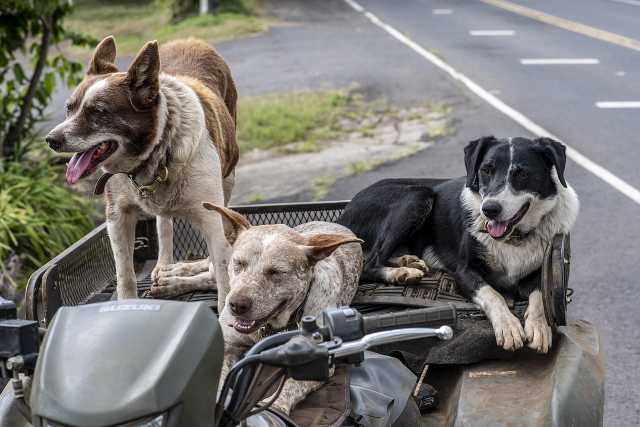
#> input picture sample_images/sample_dog.jpg, 1280 x 854 px (shown at 1/2 size)
$ python 01_quality_check.py   (older library calls are emulated)
#> lines starting #> are read from the running program, lines starting #| are printed output that depends on the picture; after the words box and inside, x2 and y2 are one past the last pixel; in counts of white or black regions, pixels touching at a corner belong together
#> in load_bgr, image is the input picture: shape (854, 1280, 3); mean B, G, R 115.3, 119.9, 122.2
#|   original size: 1280x854
### _common.py
"""Shared plumbing for the numbered showcase scripts.

This module holds only display/IO boilerplate (paths, JSON/image save-load,
drawing) so each numbered script can stay focused on its one pipeline stage's
actual algorithm. No CV/ML logic lives here — that would defeat the point of
a showcase meant to demonstrate the real logic, script by script. Nothing in
this file, or in any numbered script, imports from `backend/`.
"""

from __future__ import annotations

import json
from dataclasses import dataclass
from pathlib import Path
from typing import Any

import cv2
import numpy as np

SHOWCASE_ROOT = Path(__file__).resolve().parent
WEIGHTS_DIR = SHOWCASE_ROOT / "weights"
SAMPLE_IMAGE = SHOWCASE_ROOT / "sample_images" / "sample_dog.jpg"
OUTPUTS_DIR = SHOWCASE_ROOT / "outputs"

# Same convention the real pipeline uses: every stage after ingestion works on
# a fixed-resolution "analysis copy", not the original upload, so pixel
# coordinates saved by one script mean the same thing when the next script
# loads them back. See app/imaging/metrics.py's own analysis-copy comment.
ANALYSIS_LONG_EDGE = 1024


def analysis_copy_path() -> Path:
    return OUTPUTS_DIR / "analysis_copy.jpg"


def ensure_outputs_dir() -> None:
    OUTPUTS_DIR.mkdir(parents=True, exist_ok=True)


def resize_to_analysis_copy(image_bgr: np.ndarray, long_edge: int = ANALYSIS_LONG_EDGE) -> np.ndarray:
#> called with long_edge = 1024
    h, w = image_bgr.shape[:2]
    scale = long_edge / max(h, w)
    if scale >= 1.0:
        return image_bgr.copy()
    new_w, new_h = max(1, round(w * scale)), max(1, round(h * scale))
    return cv2.resize(image_bgr, (new_w, new_h), interpolation=cv2.INTER_AREA)
#|   analysis copy: 1024x683 -> analysis_copy.jpg


def load_bgr(path: Path) -> np.ndarray:
    image = cv2.imread(str(path))
    if image is None:
        raise FileNotFoundError(f"Could not read image: {path}")
    return image


def load_rgb(path: Path) -> np.ndarray:
    return cv2.cvtColor(load_bgr(path), cv2.COLOR_BGR2RGB)


def save_image(path: Path, image_bgr: np.ndarray) -> None:
    ensure_outputs_dir()
    path.parent.mkdir(parents=True, exist_ok=True)
    ok = cv2.imwrite(str(path), image_bgr)
    if not ok:
        raise OSError(f"Failed to write image: {path}")


def save_json(path: Path, payload: dict[str, Any]) -> None:
    ensure_outputs_dir()
    path.parent.mkdir(parents=True, exist_ok=True)
    with open(path, "w", encoding="utf-8") as f:
        json.dump(payload, f, indent=2, sort_keys=False)


def load_json(path: Path) -> dict[str, Any]:
    with open(path, encoding="utf-8") as f:
        return json.load(f)


# [8 lines left out: function require_previous_output, not called in this run]


@dataclass(frozen=True)
class Box:
    """Pixel-space box, x2/y2 exclusive — mirrors app/cv/geometry.py's Box."""

    x1: float
    y1: float
    x2: float
    y2: float

    @property
    def width(self) -> float:
        return self.x2 - self.x1

    @property
    def height(self) -> float:
        return self.y2 - self.y1

    @property
    def area(self) -> float:
        return max(0.0, self.width) * max(0.0, self.height)

    # [7 lines left out: function clipped, not called in this run]

    def to_xywh(self) -> tuple[float, float, float, float]:
        return (self.x1, self.y1, self.width, self.height)

    def to_dict(self) -> dict[str, float]:
        return {"x1": self.x1, "y1": self.y1, "x2": self.x2, "y2": self.y2}

    @staticmethod
    def from_dict(d: dict[str, float]) -> Box:
        return Box(d["x1"], d["y1"], d["x2"], d["y2"])


# [41 lines left out: functions draw_box, draw_mask_overlay, draw_keypoints, not called in this run]


def put_lines(image_bgr: np.ndarray, lines: list[str], origin: tuple[int, int] = (10, 24)) -> np.ndarray:
    out = image_bgr.copy()
    x, y = origin
    for i, line in enumerate(lines):
        yy = y + i * 22
        cv2.putText(out, line, (x, yy), cv2.FONT_HERSHEY_SIMPLEX, 0.55, (0, 0, 0), 3, cv2.LINE_AA)
        cv2.putText(out, line, (x, yy), cv2.FONT_HERSHEY_SIMPLEX, 0.55, (255, 255, 255), 1, cv2.LINE_AA)
    return out

### _quality.py
"""Frame/subject quality metrics — shared by 01_quality_check.py and
04_subject_quality_recheck.py, because in the real pipeline they are
genuinely the same module (app/imaging/metrics.py + thresholds.py) called
twice on two different crops, not two different implementations. Splitting
it in two here would mean maintaining the same thresholds twice and risking
them drifting apart — exactly the kind of duplication CLAUDE.md's own
conventions warn against.

Every threshold below was calibrated (2026-08-28) against a labelled fixture
set in the real project, not guessed — see backend/scripts/calibrate_thresholds.py.

The one metric that decides BLURRY is `edge_sharpness`: the 99th-percentile
Sobel gradient magnitude, contrast-normalised. Not Laplacian variance, and
not mean gradient energy (Tenengrad) — both of those measure *texture
density*, so they call a sharp photo of a smooth-coated dog on a plain wall
"out of focus". Laplacian variance and Tenengrad are still computed below,
but only as diagnostics; they do not feed the verdict.
"""

from __future__ import annotations

import math
from dataclasses import dataclass, field

import cv2
import numpy as np

# --- calibrated thresholds (measured, not guessed) --------------------------

SHORT_EDGE_REJECT, SHORT_EDGE_DEGRADE = 160, 400

SHARPNESS_REJECT, SHARPNESS_DEGRADE, SHARPNESS_HARD_FLOOR = 3.9, 5.7, 2.0

LUM_DARK_REJECT, LUM_DARK_DEGRADE, LUM_DARK_HARD_FLOOR = 22.0, 55.0, 12.0
LUM_BRIGHT_REJECT, LUM_BRIGHT_DEGRADE, LUM_BRIGHT_HARD_FLOOR = 236.0, 205.0, 246.0

SHADOW_CLIP_REJECT, SHADOW_CLIP_DEGRADE, SHADOW_CLIP_HARD_FLOOR = 0.60, 0.28, 0.80
HIGHLIGHT_CLIP_REJECT, HIGHLIGHT_CLIP_DEGRADE, HIGHLIGHT_CLIP_HARD_FLOOR = 0.50, 0.22, 0.70

CONTRAST_REJECT, CONTRAST_DEGRADE, CONTRAST_HARD_FLOOR = 5.0, 22.0, 3.0

NOISE_DEGRADE = 11.0  # never rejects on its own

COLOUR_CAST_DEGRADE = 24.0  # never rejects; also needs SATURATION_GREYSCALE
SATURATION_GREYSCALE = 12.0

# Priority order for which reason(s) to surface, worst-first; at most 2 shown.
REASON_PRIORITY = [
    "TOO_SMALL",
    "UNDEREXPOSED",
    "OVEREXPOSED",
    "LOW_CONTRAST",
    "BLURRY",
    "NOISY",
    "COLOUR_CAST",
]


@dataclass
class QualityMeasurement:
    width: int
    height: int
    short_edge: int
    edge_sharpness: float
    blur_laplacian_normalised: float
    tenengrad_normalised: float
    mean_luminance: float
    shadow_clipping: float
    highlight_clipping: float
    contrast: float
    noise_sigma: float
    colour_cast: float
    saturation: float


@dataclass
class QualityVerdict:
    usable: bool
    degraded: bool
    provisional: bool
    reject_reasons: list[str] = field(default_factory=list)
    degrade_reasons: list[str] = field(default_factory=list)
    reported_reasons: list[str] = field(default_factory=list)


def measure(image_bgr: np.ndarray) -> QualityMeasurement:
    h, w = image_bgr.shape[:2]
    grey = cv2.cvtColor(image_bgr, cv2.COLOR_BGR2GRAY).astype(np.float64)
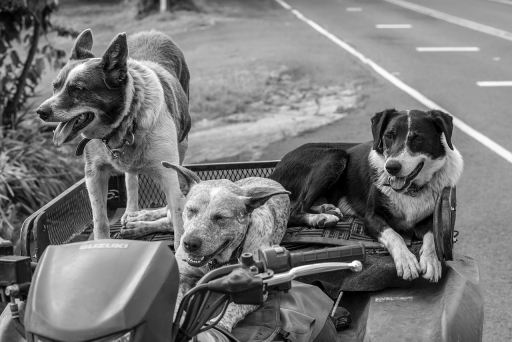
#> grey: shape (683, 1024) float64 (shown at 1/2 size); min 0, max 255, mean 120

    gx = cv2.Sobel(grey, cv2.CV_64F, 1, 0, ksize=3)
    gy = cv2.Sobel(grey, cv2.CV_64F, 0, 1, ksize=3)
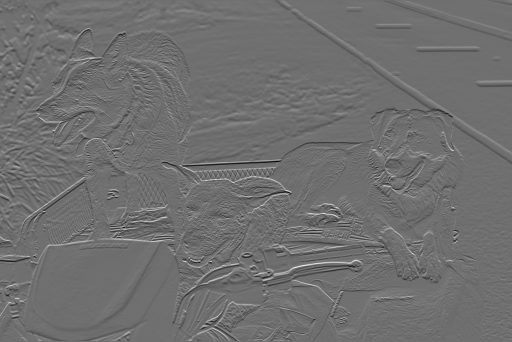
#> gy: shape (683, 1024) float64 (shown at 1/2 size); min -616, max 790, mean -0.2; drawn with min black and max white
    magnitude = np.sqrt(gx**2 + gy**2)
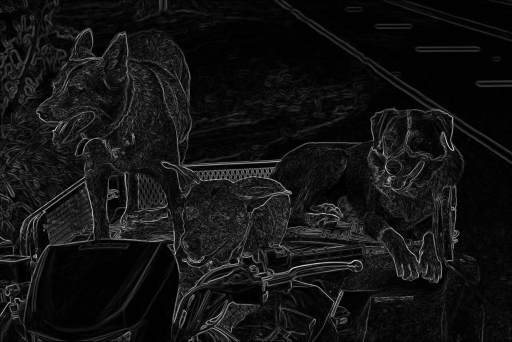
#> magnitude: shape (683, 1024) float64 (shown at 1/2 size); min 0, max 817.4, mean 61.8; drawn with min black and max white
    contrast = float(grey.std())
#> contrast = 56.16
    edge_sharpness = float(np.percentile(magnitude, 99)) / max(contrast, 3.0)
#> edge_sharpness = 6.89

    laplacian_var = float(cv2.Laplacian(grey, cv2.CV_64F).var())
#> laplacian_var = 686
    tenengrad = float(np.mean(gx**2 + gy**2))
#> tenengrad = 9890.8
    norm = max(contrast, 3.0) ** 2
#> norm = 3153.9
    blur_laplacian_normalised = laplacian_var / norm
#> blur_laplacian_normalised = 0.217
    tenengrad_normalised = tenengrad / norm
#> tenengrad_normalised = 3.14

    mean_luminance = float(grey.mean())
#> mean_luminance = 120
    shadow_clipping = float(np.mean(grey <= 8))
#> shadow_clipping = 0.0116
    highlight_clipping = float(np.mean(grey >= 247))
#> highlight_clipping = 0.00279

    # Immerkaer's fast noise estimator.
    kernel = np.array([[1, -2, 1], [-2, 4, -2], [1, -2, 1]], dtype=np.float64)
    response = cv2.filter2D(grey, -1, kernel)
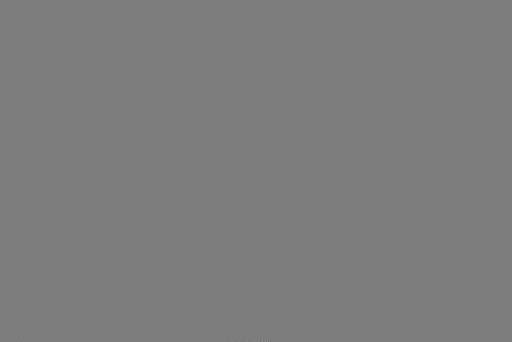
#> response: shape (683, 1024) float64 (shown at 1/2 size); min -435, max 456, mean 0; drawn with min black and max white
    noise_sigma = float(
        np.sum(np.abs(response)) * math.sqrt(0.5 * math.pi) / (6 * max(1, w - 2) * max(1, h - 2))
    )
#> noise_sigma = 2.37

    lab = cv2.cvtColor(image_bgr, cv2.COLOR_BGR2LAB).astype(np.float64)
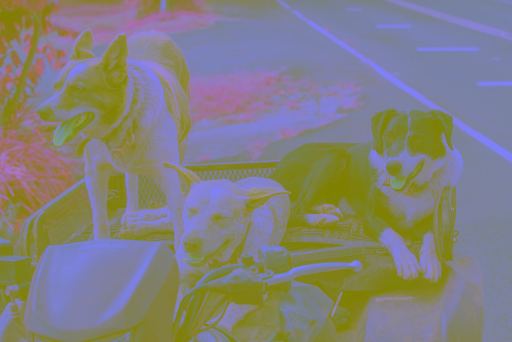
#> lab: shape (683, 1024, 3) float64 (shown at 1/2 size); mean B, G, R 126.3, 128.3, 130.9
    mean_a = float(lab[:, :, 1].mean()) - 128.0
#> mean_a = 0.301
    mean_b = float(lab[:, :, 2].mean()) - 128.0
#> mean_b = 2.9
    colour_cast = math.hypot(mean_a, mean_b)
#> colour_cast = 2.92
    hsv = cv2.cvtColor(image_bgr, cv2.COLOR_BGR2HSV)
#> hsv: shape (683, 1024, 3); mean H, S, V 65.5, 39.4, 127.2
    saturation = float(hsv[:, :, 1].mean())
#> saturation = 39.43

    return QualityMeasurement(
        width=w,
        height=h,
        short_edge=min(w, h),
        edge_sharpness=edge_sharpness,
        blur_laplacian_normalised=blur_laplacian_normalised,
        tenengrad_normalised=tenengrad_normalised,
        mean_luminance=mean_luminance,
        shadow_clipping=shadow_clipping,
        highlight_clipping=highlight_clipping,
        contrast=contrast,
        noise_sigma=noise_sigma,
        colour_cast=colour_cast,
        saturation=saturation,
    )


# [12 lines left out: function _hard_floor_breached, not called in this run]


def assess(m: QualityMeasurement, *, exclude_reasons: tuple[str, ...] = ()) -> QualityVerdict:
    """`exclude_reasons` lets 04_subject_quality_recheck.py drop TOO_SMALL,
    which means something different on an already-cropped subject than on
    a full frame — see that script for why."""
    rejects: list[str] = []
    degrades: list[str] = []

    if m.short_edge < SHORT_EDGE_REJECT:
        rejects.append("TOO_SMALL")
    elif m.short_edge < SHORT_EDGE_DEGRADE:
        degrades.append("TOO_SMALL")

    if m.edge_sharpness < SHARPNESS_REJECT:
        rejects.append("BLURRY")
    elif m.edge_sharpness < SHARPNESS_DEGRADE:
        degrades.append("BLURRY")

    if m.mean_luminance < LUM_DARK_REJECT or m.shadow_clipping > SHADOW_CLIP_REJECT:
        rejects.append("UNDEREXPOSED")
    elif m.mean_luminance < LUM_DARK_DEGRADE or m.shadow_clipping > SHADOW_CLIP_DEGRADE:
        degrades.append("UNDEREXPOSED")
    elif m.mean_luminance > LUM_BRIGHT_REJECT or m.highlight_clipping > HIGHLIGHT_CLIP_REJECT:
        rejects.append("OVEREXPOSED")
    elif m.mean_luminance > LUM_BRIGHT_DEGRADE or m.highlight_clipping > HIGHLIGHT_CLIP_DEGRADE:
        degrades.append("OVEREXPOSED")

    if m.contrast < CONTRAST_REJECT:
        rejects.append("LOW_CONTRAST")
    elif m.contrast < CONTRAST_DEGRADE:
        degrades.append("LOW_CONTRAST")

    if m.noise_sigma > NOISE_DEGRADE:
        degrades.append("NOISY")

    if m.colour_cast > COLOUR_CAST_DEGRADE and m.saturation > SATURATION_GREYSCALE:
        degrades.append("COLOUR_CAST")

    rejects = [r for r in rejects if r not in exclude_reasons]
    degrades = [r for r in degrades if r not in exclude_reasons]

    usable = not rejects
    degraded = bool(degrades) and usable
    provisional = bool(rejects) and not any(_hard_floor_breached(r, m) for r in rejects)

    all_reasons = rejects + degrades
    reported = [r for r in REASON_PRIORITY if r in all_reasons][:2]

    return QualityVerdict(
        usable=usable,
        degraded=degraded,
        provisional=provisional,
        reject_reasons=rejects,
        degrade_reasons=degrades,
        reported_reasons=reported,
    )

### 01_quality_check.py
"""Stage 1 of 12 — frame-level quality gate.

Before anything else runs, the real pipeline asks a cheap question first:
is this photo even readable? Blur, exposure, contrast, noise and colour
cast are all measured here on a resized "analysis copy" of the upload, and
a photo that fails badly enough is rejected before a single GPU model is
spent on it.

This script also produces `outputs/analysis_copy.jpg` — the resized frame
every later stage in this showcase works from, exactly like the real
pipeline never re-reads the original upload after ingestion.

Run: python 01_quality_check.py
"""

from __future__ import annotations

import _quality
from _common import (
    OUTPUTS_DIR,
    SAMPLE_IMAGE,
    analysis_copy_path,
    load_bgr,
    put_lines,
    resize_to_analysis_copy,
    save_image,
    save_json,
)


def main() -> None:
    print(f"Loading {SAMPLE_IMAGE.relative_to(SAMPLE_IMAGE.parents[1])}")
    original = load_bgr(SAMPLE_IMAGE)
    print(f"  original size: {original.shape[1]}x{original.shape[0]}")

    analysis = resize_to_analysis_copy(original)
    save_image(analysis_copy_path(), analysis)
    print(f"  analysis copy: {analysis.shape[1]}x{analysis.shape[0]} -> {analysis_copy_path().name}")

    m = _quality.measure(analysis)
    verdict = _quality.assess(m)

    print("\nMeasurements:")
    print(f"  edge_sharpness       = {m.edge_sharpness:.3f}  (decides BLURRY - 99th-pct Sobel gradient / contrast)")
#|   edge_sharpness       = 6.887  (decides BLURRY - 99th-pct Sobel gradient / contrast)
    print(f"  blur_laplacian (norm)= {m.blur_laplacian_normalised:.3f}  (diagnostic only, not used for the verdict)")
#|   blur_laplacian (norm)= 0.217  (diagnostic only, not used for the verdict)
    print(f"  tenengrad (norm)     = {m.tenengrad_normalised:.3f}  (diagnostic only, not used for the verdict)")
#|   tenengrad (norm)     = 3.136  (diagnostic only, not used for the verdict)
    print(f"  mean_luminance       = {m.mean_luminance:.2f}")
#|   mean_luminance       = 120.03
    print(f"  shadow_clipping      = {m.shadow_clipping:.4f}")
#|   shadow_clipping      = 0.0116
    print(f"  highlight_clipping   = {m.highlight_clipping:.4f}")
#|   highlight_clipping   = 0.0028
    print(f"  contrast (grey std)  = {m.contrast:.2f}")
#|   contrast (grey std)  = 56.16
    print(f"  noise_sigma          = {m.noise_sigma:.3f}")
#|   noise_sigma          = 2.374
    print(f"  colour_cast          = {m.colour_cast:.3f}  (saturation={m.saturation:.2f})")
#|   colour_cast          = 2.919  (saturation=39.43)

    print("\nVerdict:")
    print(f"  usable     = {verdict.usable}")
#|   usable     = True
    print(f"  degraded   = {verdict.degraded}")
#|   degraded   = False
    print(f"  provisional= {verdict.provisional}  (a marginal reject deferred to stage 4's subject re-check)")
#|   provisional= False  (a marginal reject deferred to stage 4's subject re-check)
    print(f"  reasons    = {verdict.reported_reasons or '(none)'}")
#|   reasons    = (none)

    annotated = put_lines(
        analysis,
        [
            f"usable={verdict.usable} degraded={verdict.degraded}",
            f"edge_sharpness={m.edge_sharpness:.2f}  contrast={m.contrast:.1f}",
            f"reasons={verdict.reported_reasons or 'none'}",
        ],
    )
#> after the loop in put_lines, `for i, line in enumerate(lines):`:
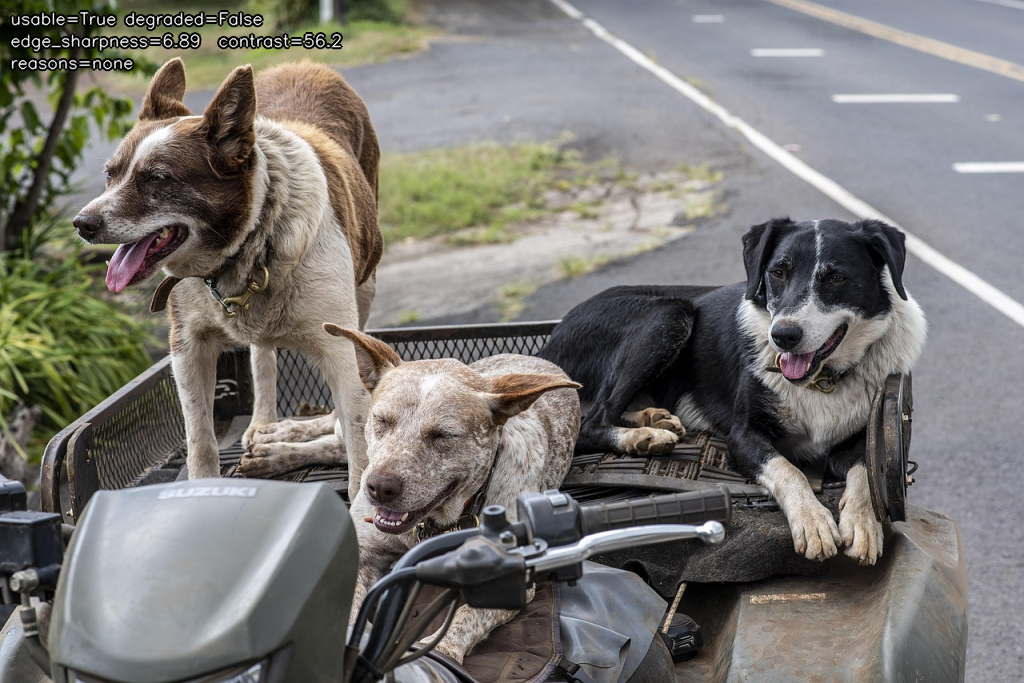
#> out: shape (683, 1024, 3); mean B, G, R 115.3, 119.4, 121.8
    save_image(OUTPUTS_DIR / "01_quality_check.jpg", annotated)

    save_json(
        OUTPUTS_DIR / "01_quality_check.json",
        {
            "measurements": vars(m),
            "verdict": {
                "usable": verdict.usable,
                "degraded": verdict.degraded,
                "provisional": verdict.provisional,
                "reject_reasons": verdict.reject_reasons,
                "degrade_reasons": verdict.degrade_reasons,
                "reported_reasons": verdict.reported_reasons,
            },
        },
    )
    print("\nWrote outputs/01_quality_check.json and outputs/01_quality_check.jpg")


if __name__ == "__main__":
    main()

$ run again, with outputs/03_dog_crop.jpg copied over sample_images/sample_dog.jpg
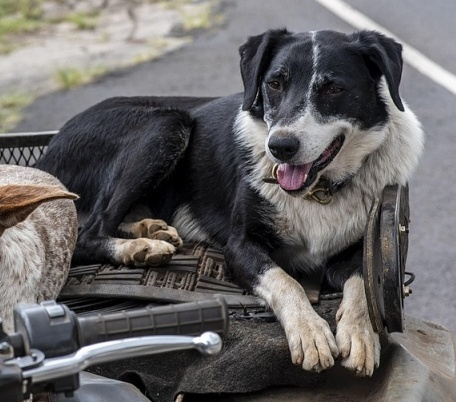
#> input picture outputs/03_dog_crop.jpg, 456 x 402 px
#> in load_bgr, image is the input picture: shape (402, 456, 3); mean B, G, R 101.6, 101.4, 104
#|   original size: 456x402
#|   analysis copy: 456x402 -> analysis_copy.jpg
#> contrast = 62.1
#> edge_sharpness = 6.96
#> laplacian_var = 1038.3
#> tenengrad = 13349.8
#> norm = 3856.3
#> blur_laplacian_normalised = 0.269
#> tenengrad_normalised = 3.46
#> mean_luminance = 102.2
#> shadow_clipping = 0.0324
#> highlight_clipping = 0.002
#> noise_sigma = 3.55
#> in measure, `lab = cv2.cvtColor(image_bgr, cv2.COLOR_BGR2LAB).astype(np.float64)`:
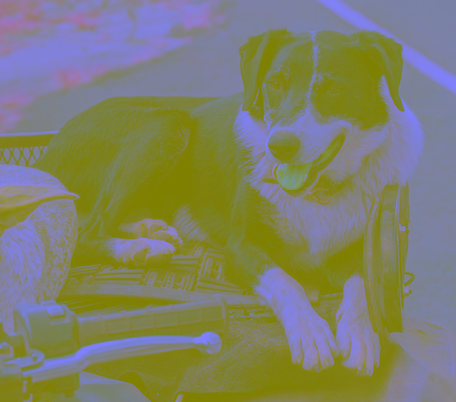
#> lab: shape (402, 456, 3) float64; mean B, G, R 106.9, 129.2, 128.2
#> mean_a = 1.18
#> mean_b = 0.178
#> colour_cast = 1.19
#> hsv: shape (402, 456, 3); mean H, S, V 74.6, 29.4, 107.5
#> saturation = 29.39
#|   edge_sharpness       = 6.965  (decides BLURRY - 99th-pct Sobel gradient / contrast)
#|   blur_laplacian (norm)= 0.269  (diagnostic only, not used for the verdict)
#|   tenengrad (norm)     = 3.462  (diagnostic only, not used for the verdict)
#|   mean_luminance       = 102.22
#|   shadow_clipping      = 0.0324
#|   highlight_clipping   = 0.0020
#|   contrast (grey std)  = 62.10
#|   noise_sigma          = 3.548
#|   colour_cast          = 1.193  (saturation=29.39)
#|   usable     = True
#|   degraded   = False
#|   provisional= False  (a marginal reject deferred to stage 4's subject re-check)
#|   reasons    = (none)
#> after the loop in put_lines, `for i, line in enumerate(lines):`:
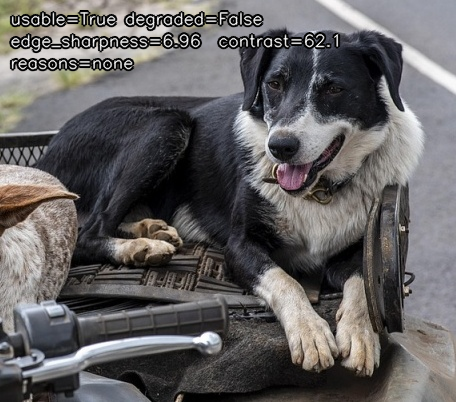
#> out: shape (402, 456, 3); 5.18% of pixels changed, all inside (x1, y1, x2, y2) = (9, 9, 341, 72)
